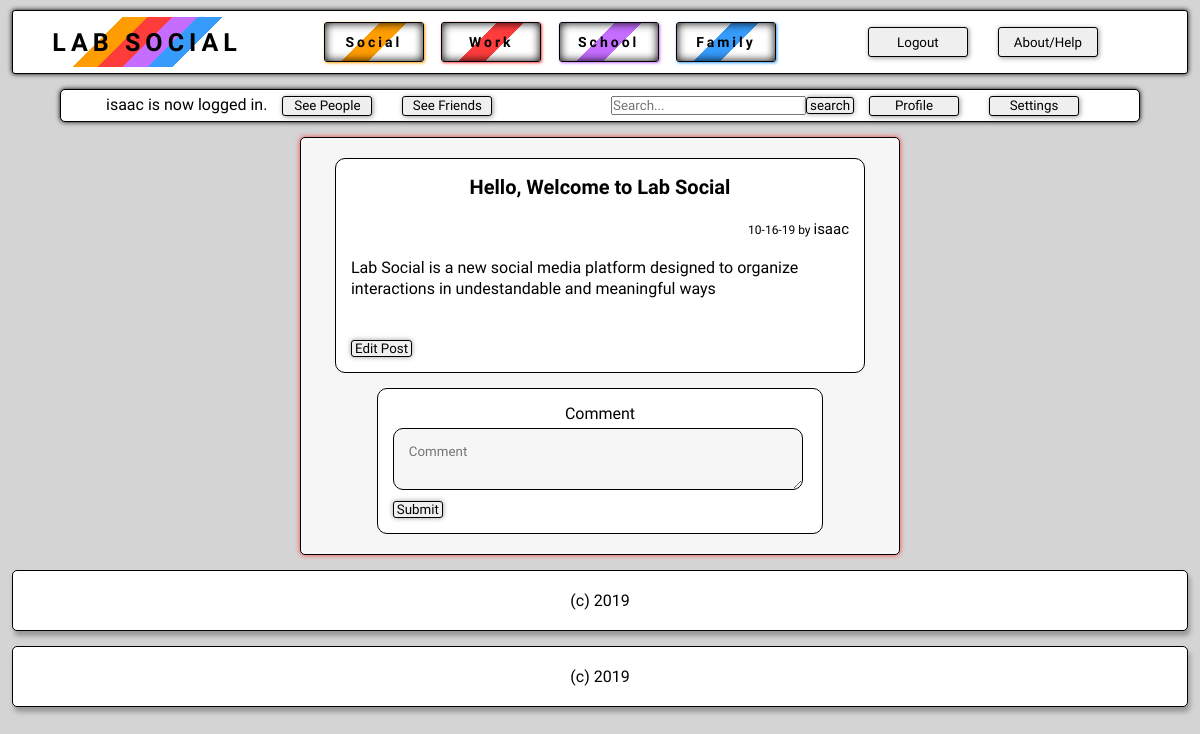
Screenshot of /post.php?id=55 (signed in) with the database file from the repository.
### tables this page shows
CREATE TABLE `posts` (
  `id` int(11) NOT NULL,
  `user_id` int(11) DEFAULT NULL,
  `domain_num` int(2) NOT NULL,
  `author` varchar(50) DEFAULT NULL,
  `title` varchar(100) DEFAULT NULL,
  `body` text,
  `publish_date` datetime DEFAULT CURRENT_TIMESTAMP
);

### includes/post-query.php (called while the page is built, shortened)
<?php
	$id = mysqli_real_escape_string($conn, $_GET['id']);
	$query = 'SELECT * FROM posts WHERE id = '.$id;
	$result = mysqli_query($conn, $query);
	$post = mysqli_fetch_assoc($result);
?>

### includes/post-content.php (the view, shortened to what this page needs)
<?php
        include('post-query.php');
?>
<div <?php if($post['domain_num'] == 1){
                    echo 'class="site-content3 background2 work-shadow">';
                } elseif($post['domain_num'] == 2){
                    echo 'class="site-content3 background2 social-shadow">';
                } elseif($post['domain_num'] == 3){
                    echo 'class="site-content3 background2 school-shadow">';
                } elseif($post['domain_num'] == 4){
                    echo 'class="site-content3 background2 family-shadow">';
                } else {
                    echo 'class="site-content3 background2 index-shadow">';
                }
                ?>
    <div class="site-content5 background1">
    <div class="post-title"><?php echo $post['title']; ?></div>
    <br>
    <div class="text-right">
        <span class="post-date"><?php $pdate = date_create($post['publish_date']); echo date_format($pdate, 'm-d-y') ?> by </span>
        <span class="post-author"><?php echo $post['author']; ?></span>
    </div>
    <br>
    <div class="post-body"><?php echo $post['body']; ?></div>
        <br>
        <br>
        <?php if ($post['user_id'] != $_SESSION['userId']) { ?>
              <p></p>
        <?php } else { ?>
               <a href="post-edit.php?id=<?php echo $post['id']; ?>"><button class="button-mini">Edit Post</button></a>
        <?php    } ?>
    </div>
        <div class="site-content4 background1">
            <form method="POST" action="<?php $_SERVER['PHP_SELF']; ?>">
                <div class="text-center">Comment</div>
                <textarea name="cmt-request" class="field-content1 background2" placeholder="Comment"></textarea>
                <input type="submit" name="sub-comment" value="Submit" class="button-mini">
            </form>
        </div>
</div>
<?php include('includes/footer.php'); ?>

### css/index.css (style rules this page uses)
* { margin: 0px; padding: 0px; box-sizing: border-box; font-family: 'Carme', sans-serif; }
body { padding: 0px; background-color: #d4d4d4; }
.work-shadow { box-shadow: 0px 0px 5px #ff3c3c; }
.site-content3 { height: auto; width: 50%; margin: auto; margin-top: 15px; background-color: #ffffff; border: 1px solid black; padding: 20px; border-radius: 5px; }
.site-content4 { border: 1px solid #000; border-radius: 10px; padding: 15px; width: 80%; margin: auto; }
.site-content5 { border: 1px solid #000; border-radius: 10px; padding: 15px; width: 95%; margin: auto; margin-bottom: 15px; }
.background1 { background-color: #ffffff; }
.background2 { background-color: #f6f6f6; }
.field-content1 { border: 1px solid #000; border-radius: 10px; padding: 15px; width: 99%; margin: auto; margin-top: 5px; margin-bottom: 5px; }
.post-title { font-size: 20px; font-weight: bold; text-align: center; line-height: 1.3; }
.post-date { font-size: 12px; line-height: 1.3; }
.post-author { font-size: 15px; line-height: 1.3; }
.post-body { font-size: 16px; line-height: 1.3; }
.text-center { text-align: center; }
.text-right { text-align: right; }
.button-mini { height: auto; width: auto; padding-left: 3px; padding-right: 3px; border: 1px solid #000; border-radius: 3px; box-shadow: 0px 0px 5px #979797; }

### rows the page displays
posts: title "Hello, Welcome to Lab Social", publish_date "10-16-19", author "isaac", body "Lab Social is a new social media platform designed to organize interactions in undestandable and meaningful ways"

### other values shown
$_SESSION['userName'] "isaac"
